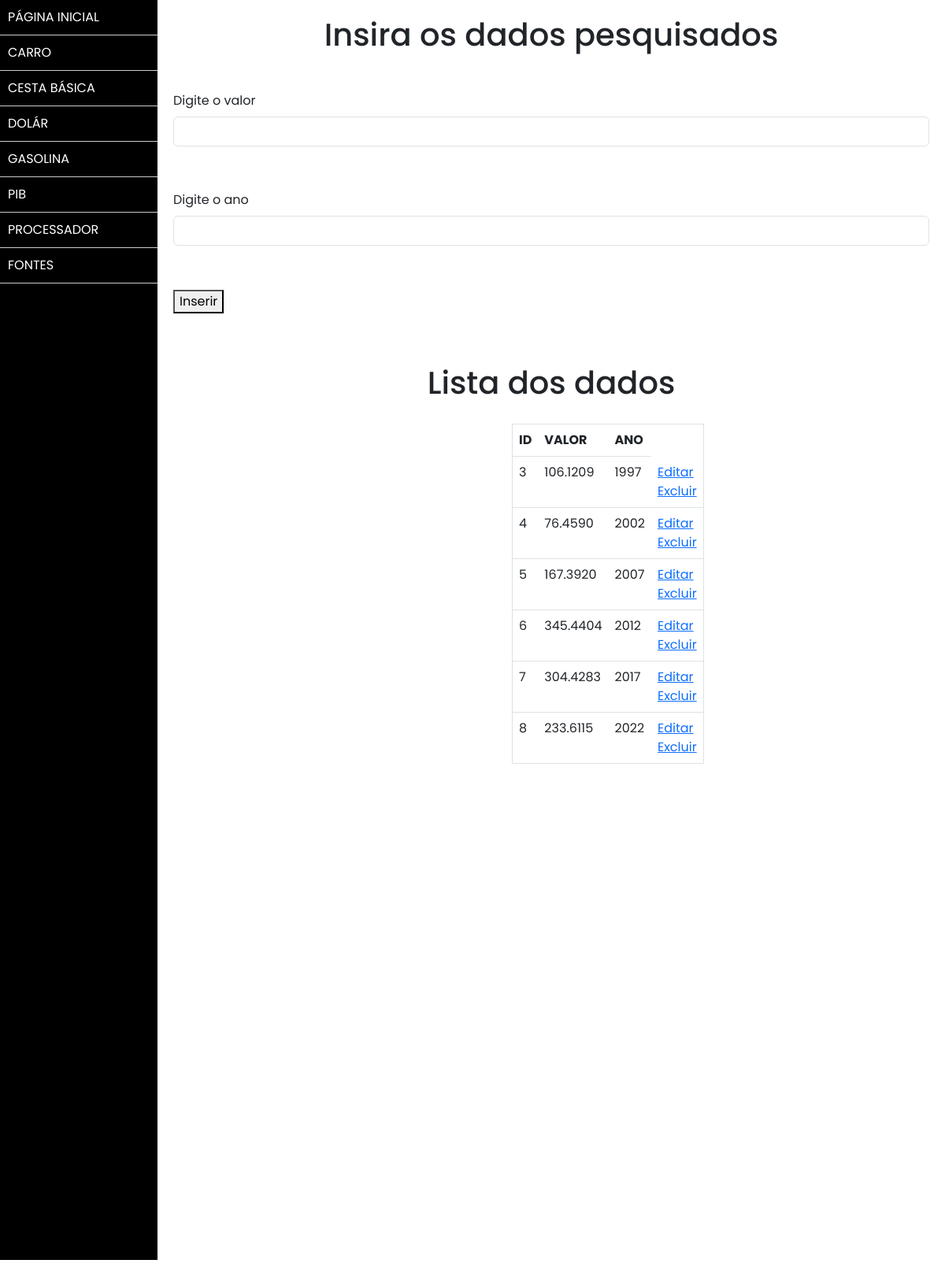
/Prova_Tido/dolar/index_dolar.php, run on the app's committed database.
### tables this page shows
CREATE TABLE `dolaryago` (
  `idyago` int(11) NOT NULL,
  `valoryago` decimal(10,4) NOT NULL,
  `anoyago` int(200) NOT NULL
);

### Prova_Tido/dolar/index_dolar.php (the view, shortened to what this page needs)
<?php
include_once "../sidebar.php";
?>
<!DOCTYPE html>
<html lang="pt-br">
<head>
  <link href="https://cdn.jsdelivr.net/npm/bootstrap@5.3.0-alpha3/dist/css/bootstrap.min.css" rel="stylesheet">
</head>
<body>
  <div class="content" id="main-text">
      <h1>Insira os dados pesquisados</h1>
  </div>
  <div class="register">
  <form action="insert_dolar.php" method="post">
    <div class="content mb-3">
      <label for="valoryago" class="form-label">Digite o valor</label>
      <input type="text" name="valoryago" id="valoryago" class="form-control">
    </div>
    <div class="content mb-3">
      <label for="anoyago" class="form-label">Digite o ano</label>
      <input type="text" name="anoyago" id="anoyago" class="form-control">
    </div>
    <div class="content">
      <button>Inserir</button>
    </div>
  </form>
  </div>
  <br>
  <div class="content" id="text-body"><h1>Lista dos dados</h1></div>
  <?php
  include "list_dolar.php";
  ?>
    <div class="content figure" id="curve_chart" style="width: 900px; height: 500px"></div>
</body>
</html>

### Prova_Tido/dolar/list_dolar.php (shortened to what this page needs)
<?php
require_once '../conn.php';
$stmt = $conn -> prepare("SELECT * FROM dolaryago");
$stmt -> execute();
$list = $stmt -> fetchAll(PDO::FETCH_ASSOC);
?>
<!DOCTYPE html>
<html lang="pt-br">
<head>
</head>
<body>
  <div class="data">
  <table class="content table" border="1">
    <tr>
      <th>ID</th>
      <th>VALOR</th>
      <th>ANO</th>
    </tr>
    <?php foreach ($list as $dolaryago): ?>
      <tr>
        <td><?= $dolaryago['idyago']; ?></td>
        <td><?= $dolaryago['valoryago']; ?></td>
        <td><?= $dolaryago['anoyago']; ?></td>
        <td>
          <a href="update_dolar.php?idyago=<?= $dolaryago['idyago']; ?>">Editar</a>
          <a href="delete_dolar.php?idyago=<?= $dolaryago['idyago']; ?>">Excluir</a>
        </td>
      </tr>
      <?php endforeach; ?>
  </table>
  </div>
</body>
</html>

### Prova_Tido/sidebar.php (style rules this page uses)
* { font-family: 'Poppins', sans-serif; }
body { margin: 0; padding: 0; }
.content { margin-left: 200px; padding: 20px; }

### Prova_Tido/dolar/index_dolar.php (style rules this page uses)
body { background-color: #fff; }
.content { margin-left: 200px; padding: 20px; }
#main-text { text-align: center; }
#text-body { text-align: center; }
#curve_chart { margin-left: 245px; }

### Prova_Tido/dolar/list_dolar.php (style rules this page uses)
.content { margin-left: 200px; padding: 20px; }
.data { margin-left: 450px; margin-right: 600px; }

### data on the page
dolaryago: idyago "3", valoryago "106.1209", anoyago "1997"
dolaryago: idyago "4", valoryago "76.4590", anoyago "2002"
dolaryago: idyago "5", valoryago "167.3920", anoyago "2007"
dolaryago: idyago "6", valoryago "345.4404", anoyago "2012"
dolaryago: idyago "7", valoryago "304.4283", anoyago "2017"
dolaryago: idyago "8", valoryago "233.6115", anoyago "2022"
